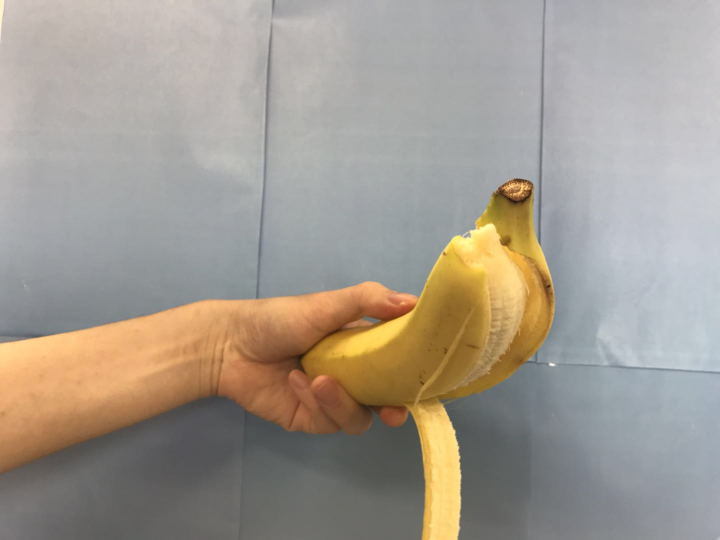
#> input picture banana.jpg, 1440 x 1080 px (shown at 1/2 size)
$ python resize.py   (Python 2 division)
#> lines starting #> are read from the running program, lines starting #| are printed output that depends on the picture
import cv2
import os

dirpath = os.getcwd()
print dirpath

im = cv2.imread("./banana.jpg")
#> im is the input picture: shape (1080, 1440, 3); mean B, G, R 144, 154.5, 162.4
rows, cols, channels = im.shape
#> rows = 1080; cols = 1440; channels = 3
im_zo = cv2.resize(im, (cols/2, rows/2), interpolation=cv2.INTER_AREA)
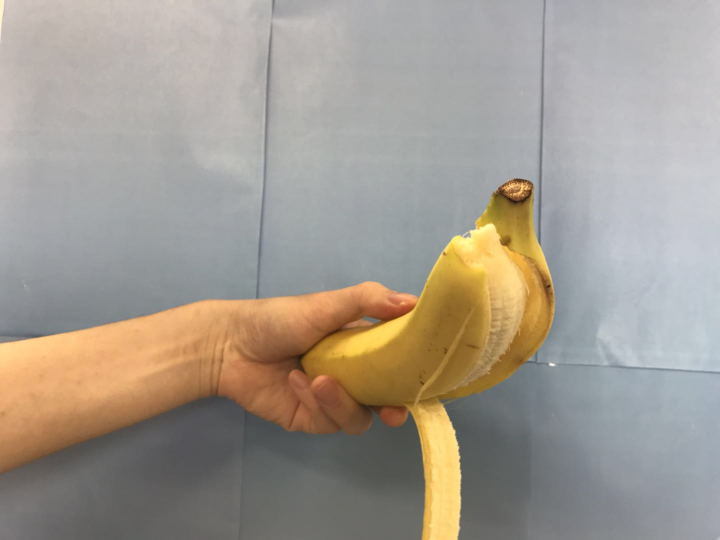
#> im_zo: shape (540, 720, 3); mean B, G, R 144.1, 154.6, 162.5
cv2.imshow("sss",im_zo)
cv2.imwrite("./a.jpg",im_zo)
cv2.waitKey(0)
